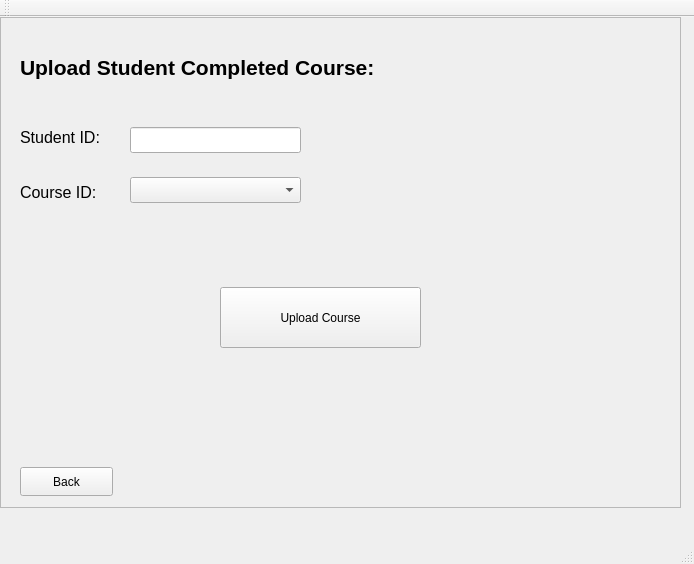
<?xml version="1.0" encoding="UTF-8"?>
<ui version="4.0">
 <class>uploadStudentCompletedCourseClass</class>
 <widget class="QMainWindow" name="uploadStudentCompletedCourseClass">
  <property name="geometry">
   <rect>
    <x>0</x>
    <y>0</y>
    <width>694</width>
    <height>564</height>
   </rect>
  </property>
  <property name="windowTitle">
   <string>uploadStudentCompletedCourse</string>
  </property>
  <widget class="QWidget" name="centralWidget">
   <widget class="QFrame" name="frame">
    <property name="geometry">
     <rect>
      <x>0</x>
      <y>0</y>
      <width>681</width>
      <height>491</height>
     </rect>
    </property>
    <property name="frameShape">
     <enum>QFrame::StyledPanel</enum>
    </property>
    <property name="frameShadow">
     <enum>QFrame::Raised</enum>
    </property>
    <widget class="QLabel" name="label">
     <property name="geometry">
      <rect>
       <x>20</x>
       <y>10</y>
       <width>461</width>
       <height>81</height>
      </rect>
     </property>
     <property name="font">
      <font>
       <pointsize>16</pointsize>
       <bold>true</bold>
      </font>
     </property>
     <property name="text">
      <string>Upload Student Completed Course:</string>
     </property>
    </widget>
    <widget class="QLabel" name="label_2">
     <property name="geometry">
      <rect>
       <x>20</x>
       <y>110</y>
       <width>101</width>
       <height>20</height>
      </rect>
     </property>
     <property name="font">
      <font>
       <pointsize>12</pointsize>
      </font>
     </property>
     <property name="text">
      <string>Student ID:</string>
     </property>
    </widget>
    <widget class="QLabel" name="label_3">
     <property name="geometry">
      <rect>
       <x>20</x>
       <y>160</y>
       <width>91</width>
       <height>31</height>
      </rect>
     </property>
     <property name="font">
      <font>
       <pointsize>12</pointsize>
      </font>
     </property>
     <property name="text">
      <string>Course ID:</string>
     </property>
    </widget>
    <widget class="QLineEdit" name="StudentIdLineEdit">
     <property name="geometry">
      <rect>
       <x>130</x>
       <y>110</y>
       <width>171</width>
       <height>26</height>
      </rect>
     </property>
    </widget>
    <widget class="QComboBox" name="courseIdComboBox">
     <property name="geometry">
      <rect>
       <x>130</x>
       <y>160</y>
       <width>171</width>
       <height>26</height>
      </rect>
     </property>
    </widget>
    <widget class="QPushButton" name="uploadStudentCompletedCourseBtn">
     <property name="geometry">
      <rect>
       <x>220</x>
       <y>270</y>
       <width>201</width>
       <height>61</height>
      </rect>
     </property>
     <property name="text">
      <string>Upload Course</string>
     </property>
    </widget>
    <widget class="QPushButton" name="backBtn">
     <property name="geometry">
      <rect>
       <x>20</x>
       <y>450</y>
       <width>93</width>
       <height>29</height>
      </rect>
     </property>
     <property name="text">
      <string>Back</string>
     </property>
    </widget>
   </widget>
  </widget>
  <widget class="QMenuBar" name="menuBar">
   <property name="geometry">
    <rect>
     <x>0</x>
     <y>0</y>
     <width>694</width>
     <height>26</height>
    </rect>
   </property>
  </widget>
  <widget class="QToolBar" name="mainToolBar">
   <attribute name="toolBarArea">
    <enum>TopToolBarArea</enum>
   </attribute>
   <attribute name="toolBarBreak">
    <bool>false</bool>
   </attribute>
  </widget>
  <widget class="QStatusBar" name="statusBar"/>
 </widget>
 <layoutdefault spacing="6" margin="11"/>
 <resources/>
 <connections/>
</ui>
